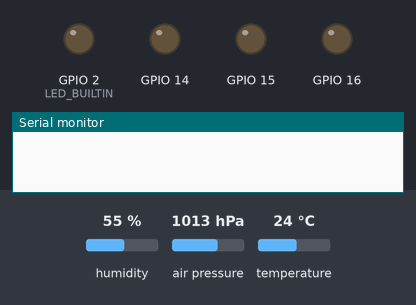
Bench run of a sketch on a simulated ESP32. Shown: output pins drawn as LEDs (lit = HIGH), the last lines printed to the serial monitor. The inputs (shaded band) are chosen by the test bench; at power-on: humidity 55 %, air pressure 1013 hPa, temperature 24 °C. WiFi joins after 1.5 s; servers stay silent unless stated; uploads are accepted with an empty reply.

Above: at 0.1 s.
At 2.5 s:
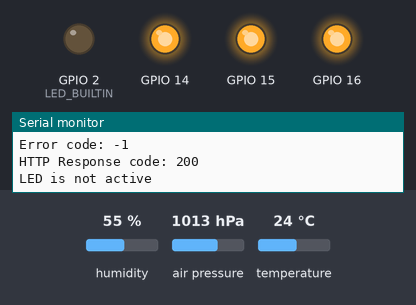
Timing chart, 0 to 4.0 s (numbered marks = the images above):
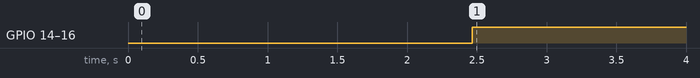

Measured:
- by itself, GPIO 14–16: LOW → HIGH at 2.5 s

The sketch:

Arduino.ino
```cpp
#include <WiFi.h>
#include <ESPAsyncWebServer.h>
#include <Wire.h>
#include <SPI.h>
#include <Adafruit_Sensor.h>
#include <Adafruit_BME280.h>
#include <HTTPClient.h>
#define SEALEVELPRESSURE_HPA (1013.25)
Adafruit_BME280 bme;  // I2C
const char* ssid = "";
const char* password = "";
String room = "Arbeitszimmer";
AsyncWebServer server(80);
void setup() {
  Serial.begin(9600);
  // Initialize pins as outputs
  pinMode(LED_BUILTIN, OUTPUT);

  pinMode(14, OUTPUT);
  pinMode(15, OUTPUT);
  pinMode(16, OUTPUT);
  // Connect to Wi-Fi
  WiFi.begin(ssid, password);
  while (WiFi.status() != WL_CONNECTED) {
    delay(1000);
    Serial.println("Connecting to WiFi...");
  }
  Serial.println("Connected to WiFi");
  // Print the ESP32's IP address
  Serial.print("ESP32 Web Server's IP address: ");
  Serial.println(WiFi.localIP());
  Serial.println(room);

  unsigned status;
  status = bme.begin(0x76);

  // Define a route to serve the HTML page
  server.on("/", HTTP_GET, [](AsyncWebServerRequest* request) {
    float temperature = bme.readTemperature();
    float humidity = bme.readHumidity();
    float pressure = bme.readPressure();

    char metrics[1000];
    snprintf(metrics, sizeof(metrics),
           "# HELP application_temp%s Temperature in Celsius\n"
           "# TYPE application_temp%s gauge\n"
           "application_temp%s{room=\"%s\",unit=\"C\"} %.2f\n"
           "# HELP application_humidity%s Relative Humidity in percent\n"
           "# TYPE application_humidity%s gauge\n"
           "application_humidity%s{room=\"%s\",unit=\"%%\"} %.2f\n"
           "# HELP application_pressure%s Pressure in hPa\n"
           "# TYPE application_pressure%s gauge\n"
           "application_pressure%s{room=\"%s\",unit=\"hPa\"} %.2f\n",
           room, room, room, room, temperature,
           room, room, room, room, humidity,
           room, room, room, room, pressure);
    request->send(200, "text/plain", metrics);
  });
  server.begin();
}

void loop() {
  // put your main code here, to run repeatedly:
  float innerTemperature = bme.readTemperature();
  float humidity = bme.readHumidity();
  float pressure = bme.readPressure();
  Serial.print("Temperature = ");
  Serial.print(innerTemperature);
  Serial.println(" *C");

  HTTPClient http;
  String serverPath = "http://192.168.1.13:3030/temp";
  http.begin(serverPath.c_str());
  int httpResponseCode = http.GET();

  String outerTemperature = "0";
  if (httpResponseCode > 0) {
    Serial.print("HTTP Response code: ");
    Serial.println(httpResponseCode);
    outerTemperature = http.getString();
    Serial.println(outerTemperature);
  } else {
    Serial.print("Error code: ");
    Serial.println(httpResponseCode);
  }
  http.end();

  serverPath = "http://192.168.1.13:3030/isLedActive?room=" + room;
  http.begin(serverPath.c_str());
  httpResponseCode = http.GET();

  String ledIsActive = "true";
  if (httpResponseCode > 0) {
    Serial.print("HTTP Response code: ");
    Serial.println(httpResponseCode);
    ledIsActive = http.getString();
    Serial.println(ledIsActive);
  } else {
    Serial.print("Error code: ");
    Serial.println(httpResponseCode);
  }
  http.end();

  if (ledIsActive == "true") {
    if (outerTemperature.toFloat() > innerTemperature + 1) {
      Serial.println("No Lüfting");
      digitalWrite(14, LOW);
      digitalWrite(15, HIGH);
      digitalWrite(16, HIGH);
    } else if (outerTemperature.toFloat() < innerTemperature -1) {
      Serial.println("Lüfting");
      digitalWrite(14, HIGH);
      digitalWrite(15, LOW);
      digitalWrite(16, HIGH);
    } else {
      Serial.println("Maybe Lüfting");
      digitalWrite(14, LOW);
      digitalWrite(15, LOW);
      digitalWrite(16, HIGH);
    }
  } else {
    Serial.println("LED is not active");
    digitalWrite(14, HIGH);
    digitalWrite(15, HIGH);
    digitalWrite(16, HIGH);
  }

  delay(10000);
}
```
